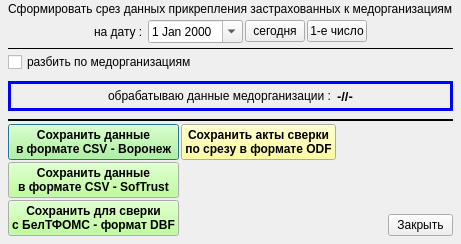
<?xml version="1.0" encoding="UTF-8"?>
<ui version="4.0">
 <class>print_assiglay_todate_wnd</class>
 <widget class="QDialog" name="print_assiglay_todate_wnd">
  <property name="geometry">
   <rect>
    <x>0</x>
    <y>0</y>
    <width>460</width>
    <height>244</height>
   </rect>
  </property>
  <property name="windowTitle">
   <string>Срез прикрепления</string>
  </property>
  <layout class="QGridLayout" name="gridLayout" rowstretch="0,0,0,0,1,0,1,0,0" rowminimumheight="0,0,0,0,1,0,1,0,0">
   <property name="leftMargin">
    <number>8</number>
   </property>
   <property name="topMargin">
    <number>2</number>
   </property>
   <property name="rightMargin">
    <number>8</number>
   </property>
   <property name="bottomMargin">
    <number>8</number>
   </property>
   <property name="spacing">
    <number>2</number>
   </property>
   <item row="6" column="0">
    <spacer name="verticalSpacer_3">
     <property name="orientation">
      <enum>Qt::Vertical</enum>
     </property>
     <property name="sizeHint" stdset="0">
      <size>
       <width>20</width>
       <height>40</height>
      </size>
     </property>
    </spacer>
   </item>
   <item row="7" column="0">
    <widget class="Line" name="line_2">
     <property name="frameShadow">
      <enum>QFrame::Plain</enum>
     </property>
     <property name="lineWidth">
      <number>2</number>
     </property>
     <property name="orientation">
      <enum>Qt::Horizontal</enum>
     </property>
    </widget>
   </item>
   <item row="3" column="0">
    <widget class="QCheckBox" name="ch_bymo">
     <property name="text">
      <string>разбить по медорганизациям</string>
     </property>
    </widget>
   </item>
   <item row="5" column="0">
    <widget class="QFrame" name="pan_progress">
     <property name="palette">
      <palette>
       <active>
        <colorrole role="WindowText">
         <brush brushstyle="SolidPattern">
          <color alpha="255">
           <red>0</red>
           <green>0</green>
           <blue>255</blue>
          </color>
         </brush>
        </colorrole>
       </active>
       <inactive>
        <colorrole role="WindowText">
         <brush brushstyle="SolidPattern">
          <color alpha="255">
           <red>0</red>
           <green>0</green>
           <blue>255</blue>
          </color>
         </brush>
        </colorrole>
       </inactive>
       <disabled>
        <colorrole role="WindowText">
         <brush brushstyle="SolidPattern">
          <color alpha="255">
           <red>106</red>
           <green>104</green>
           <blue>100</blue>
          </color>
         </brush>
        </colorrole>
       </disabled>
      </palette>
     </property>
     <property name="frameShape">
      <enum>QFrame::Box</enum>
     </property>
     <property name="frameShadow">
      <enum>QFrame::Plain</enum>
     </property>
     <property name="lineWidth">
      <number>3</number>
     </property>
     <layout class="QHBoxLayout" name="horizontalLayout_3">
      <property name="spacing">
       <number>2</number>
      </property>
      <property name="leftMargin">
       <number>2</number>
      </property>
      <property name="topMargin">
       <number>2</number>
      </property>
      <property name="rightMargin">
       <number>2</number>
      </property>
      <property name="bottomMargin">
       <number>2</number>
      </property>
      <item>
       <spacer name="horizontalSpacer_5">
        <property name="orientation">
         <enum>Qt::Horizontal</enum>
        </property>
        <property name="sizeHint" stdset="0">
         <size>
          <width>40</width>
          <height>20</height>
         </size>
        </property>
       </spacer>
      </item>
      <item>
       <widget class="QLabel" name="label_3">
        <property name="palette">
         <palette>
          <active>
           <colorrole role="WindowText">
            <brush brushstyle="SolidPattern">
             <color alpha="255">
              <red>0</red>
              <green>0</green>
              <blue>0</blue>
             </color>
            </brush>
           </colorrole>
          </active>
          <inactive>
           <colorrole role="WindowText">
            <brush brushstyle="SolidPattern">
             <color alpha="255">
              <red>0</red>
              <green>0</green>
              <blue>0</blue>
             </color>
            </brush>
           </colorrole>
          </inactive>
          <disabled>
           <colorrole role="WindowText">
            <brush brushstyle="SolidPattern">
             <color alpha="255">
              <red>106</red>
              <green>104</green>
              <blue>100</blue>
             </color>
            </brush>
           </colorrole>
          </disabled>
         </palette>
        </property>
        <property name="text">
         <string>обрабатываю данные медорганизации : </string>
        </property>
       </widget>
      </item>
      <item>
       <widget class="QLabel" name="lab_code_mo">
        <property name="palette">
         <palette>
          <active>
           <colorrole role="WindowText">
            <brush brushstyle="SolidPattern">
             <color alpha="255">
              <red>0</red>
              <green>0</green>
              <blue>0</blue>
             </color>
            </brush>
           </colorrole>
          </active>
          <inactive>
           <colorrole role="WindowText">
            <brush brushstyle="SolidPattern">
             <color alpha="255">
              <red>0</red>
              <green>0</green>
              <blue>0</blue>
             </color>
            </brush>
           </colorrole>
          </inactive>
          <disabled>
           <colorrole role="WindowText">
            <brush brushstyle="SolidPattern">
             <color alpha="255">
              <red>106</red>
              <green>104</green>
              <blue>100</blue>
             </color>
            </brush>
           </colorrole>
          </disabled>
         </palette>
        </property>
        <property name="font">
         <font>
          <pointsize>10</pointsize>
          <weight>75</weight>
          <bold>true</bold>
         </font>
        </property>
        <property name="text">
         <string>-//-</string>
        </property>
       </widget>
      </item>
      <item>
       <spacer name="horizontalSpacer_4">
        <property name="orientation">
         <enum>Qt::Horizontal</enum>
        </property>
        <property name="sizeHint" stdset="0">
         <size>
          <width>40</width>
          <height>20</height>
         </size>
        </property>
       </spacer>
      </item>
     </layout>
    </widget>
   </item>
   <item row="0" column="0">
    <widget class="QLabel" name="label_2">
     <property name="text">
      <string>Сформировать срез данных прикрепления застрахованных к медорганизациям</string>
     </property>
    </widget>
   </item>
   <item row="8" column="0">
    <layout class="QGridLayout" name="gridLayout_3" columnstretch="0,0,0,0" rowminimumheight="0,1,0">
     <property name="spacing">
      <number>2</number>
     </property>
     <item row="0" column="0">
      <widget class="QPushButton" name="bn_save_csv">
       <property name="palette">
        <palette>
         <active>
          <colorrole role="Button">
           <brush brushstyle="SolidPattern">
            <color alpha="255">
             <red>170</red>
             <green>255</green>
             <blue>127</blue>
            </color>
           </brush>
          </colorrole>
         </active>
         <inactive>
          <colorrole role="Button">
           <brush brushstyle="SolidPattern">
            <color alpha="255">
             <red>170</red>
             <green>255</green>
             <blue>127</blue>
            </color>
           </brush>
          </colorrole>
         </inactive>
         <disabled>
          <colorrole role="Button">
           <brush brushstyle="SolidPattern">
            <color alpha="255">
             <red>170</red>
             <green>255</green>
             <blue>127</blue>
            </color>
           </brush>
          </colorrole>
         </disabled>
        </palette>
       </property>
       <property name="font">
        <font>
         <weight>75</weight>
         <bold>true</bold>
        </font>
       </property>
       <property name="text">
        <string>Сохранить данные
в формате CSV - Воронеж</string>
       </property>
      </widget>
     </item>
     <item row="1" column="0">
      <widget class="QPushButton" name="bn_save_csv_softrust">
       <property name="palette">
        <palette>
         <active>
          <colorrole role="Button">
           <brush brushstyle="SolidPattern">
            <color alpha="255">
             <red>170</red>
             <green>255</green>
             <blue>127</blue>
            </color>
           </brush>
          </colorrole>
         </active>
         <inactive>
          <colorrole role="Button">
           <brush brushstyle="SolidPattern">
            <color alpha="255">
             <red>170</red>
             <green>255</green>
             <blue>127</blue>
            </color>
           </brush>
          </colorrole>
         </inactive>
         <disabled>
          <colorrole role="Button">
           <brush brushstyle="SolidPattern">
            <color alpha="255">
             <red>170</red>
             <green>255</green>
             <blue>127</blue>
            </color>
           </brush>
          </colorrole>
         </disabled>
        </palette>
       </property>
       <property name="font">
        <font>
         <weight>75</weight>
         <bold>true</bold>
        </font>
       </property>
       <property name="text">
        <string>Сохранить данные
в формате CSV - SofTrust</string>
       </property>
      </widget>
     </item>
     <item row="0" column="1">
      <widget class="QPushButton" name="bn_save_acts">
       <property name="palette">
        <palette>
         <active>
          <colorrole role="Button">
           <brush brushstyle="SolidPattern">
            <color alpha="255">
             <red>255</red>
             <green>255</green>
             <blue>127</blue>
            </color>
           </brush>
          </colorrole>
         </active>
         <inactive>
          <colorrole role="Button">
           <brush brushstyle="SolidPattern">
            <color alpha="255">
             <red>255</red>
             <green>255</green>
             <blue>127</blue>
            </color>
           </brush>
          </colorrole>
         </inactive>
         <disabled>
          <colorrole role="Button">
           <brush brushstyle="SolidPattern">
            <color alpha="255">
             <red>255</red>
             <green>255</green>
             <blue>127</blue>
            </color>
           </brush>
          </colorrole>
         </disabled>
        </palette>
       </property>
       <property name="font">
        <font>
         <weight>75</weight>
         <bold>true</bold>
        </font>
       </property>
       <property name="text">
        <string>Сохранить акты сверки
по срезу в формате ODF</string>
       </property>
      </widget>
     </item>
     <item row="0" column="2">
      <spacer name="horizontalSpacer">
       <property name="orientation">
        <enum>Qt::Horizontal</enum>
       </property>
       <property name="sizeHint" stdset="0">
        <size>
         <width>40</width>
         <height>20</height>
        </size>
       </property>
      </spacer>
     </item>
     <item row="2" column="3">
      <layout class="QVBoxLayout" name="verticalLayout_2">
       <property name="spacing">
        <number>2</number>
       </property>
       <property name="leftMargin">
        <number>0</number>
       </property>
       <property name="topMargin">
        <number>0</number>
       </property>
       <property name="rightMargin">
        <number>0</number>
       </property>
       <property name="bottomMargin">
        <number>0</number>
       </property>
       <item>
        <spacer name="verticalSpacer_2">
         <property name="orientation">
          <enum>Qt::Vertical</enum>
         </property>
         <property name="sizeHint" stdset="0">
          <size>
           <width>2</width>
           <height>2</height>
          </size>
         </property>
        </spacer>
       </item>
       <item>
        <widget class="QPushButton" name="bn_cansel">
         <property name="minimumSize">
          <size>
           <width>65</width>
           <height>0</height>
          </size>
         </property>
         <property name="maximumSize">
          <size>
           <width>65</width>
           <height>16777215</height>
          </size>
         </property>
         <property name="text">
          <string>Закрыть</string>
         </property>
        </widget>
       </item>
      </layout>
     </item>
     <item row="2" column="0">
      <widget class="QPushButton" name="bn_save_dbf">
       <property name="palette">
        <palette>
         <active>
          <colorrole role="Button">
           <brush brushstyle="SolidPattern">
            <color alpha="255">
             <red>170</red>
             <green>255</green>
             <blue>127</blue>
            </color>
           </brush>
          </colorrole>
         </active>
         <inactive>
          <colorrole role="Button">
           <brush brushstyle="SolidPattern">
            <color alpha="255">
             <red>170</red>
             <green>255</green>
             <blue>127</blue>
            </color>
           </brush>
          </colorrole>
         </inactive>
         <disabled>
          <colorrole role="Button">
           <brush brushstyle="SolidPattern">
            <color alpha="255">
             <red>170</red>
             <green>255</green>
             <blue>127</blue>
            </color>
           </brush>
          </colorrole>
         </disabled>
        </palette>
       </property>
       <property name="font">
        <font>
         <weight>75</weight>
         <bold>true</bold>
        </font>
       </property>
       <property name="text">
        <string>Сохранить для сверки
с БелТФОМС - формат DBF</string>
       </property>
      </widget>
     </item>
    </layout>
   </item>
   <item row="4" column="0">
    <spacer name="verticalSpacer">
     <property name="orientation">
      <enum>Qt::Vertical</enum>
     </property>
     <property name="sizeHint" stdset="0">
      <size>
       <width>20</width>
       <height>40</height>
      </size>
     </property>
    </spacer>
   </item>
   <item row="1" column="0">
    <layout class="QHBoxLayout" name="horizontalLayout_2">
     <property name="spacing">
      <number>2</number>
     </property>
     <property name="leftMargin">
      <number>2</number>
     </property>
     <property name="topMargin">
      <number>2</number>
     </property>
     <property name="rightMargin">
      <number>2</number>
     </property>
     <property name="bottomMargin">
      <number>2</number>
     </property>
     <item>
      <spacer name="horizontalSpacer_3">
       <property name="orientation">
        <enum>Qt::Horizontal</enum>
       </property>
       <property name="sizeHint" stdset="0">
        <size>
         <width>40</width>
         <height>20</height>
        </size>
       </property>
      </spacer>
     </item>
     <item>
      <widget class="QLabel" name="label">
       <property name="text">
        <string>на дату : </string>
       </property>
      </widget>
     </item>
     <item>
      <widget class="QDateEdit" name="date_assiglay">
       <property name="minimumSize">
        <size>
         <width>90</width>
         <height>0</height>
        </size>
       </property>
       <property name="calendarPopup">
        <bool>true</bool>
       </property>
      </widget>
     </item>
     <item>
      <widget class="QPushButton" name="bn_today">
       <property name="minimumSize">
        <size>
         <width>60</width>
         <height>0</height>
        </size>
       </property>
       <property name="maximumSize">
        <size>
         <width>60</width>
         <height>16777215</height>
        </size>
       </property>
       <property name="text">
        <string>сегодня</string>
       </property>
      </widget>
     </item>
     <item>
      <widget class="QPushButton" name="bn_1st_day">
       <property name="minimumSize">
        <size>
         <width>60</width>
         <height>0</height>
        </size>
       </property>
       <property name="maximumSize">
        <size>
         <width>60</width>
         <height>16777215</height>
        </size>
       </property>
       <property name="text">
        <string>1-е число</string>
       </property>
      </widget>
     </item>
     <item>
      <spacer name="horizontalSpacer_2">
       <property name="orientation">
        <enum>Qt::Horizontal</enum>
       </property>
       <property name="sizeHint" stdset="0">
        <size>
         <width>40</width>
         <height>20</height>
        </size>
       </property>
      </spacer>
     </item>
    </layout>
   </item>
   <item row="2" column="0">
    <widget class="Line" name="line">
     <property name="frameShadow">
      <enum>QFrame::Plain</enum>
     </property>
     <property name="lineWidth">
      <number>1</number>
     </property>
     <property name="orientation">
      <enum>Qt::Horizontal</enum>
     </property>
    </widget>
   </item>
  </layout>
 </widget>
 <resources/>
 <connections/>
</ui>
